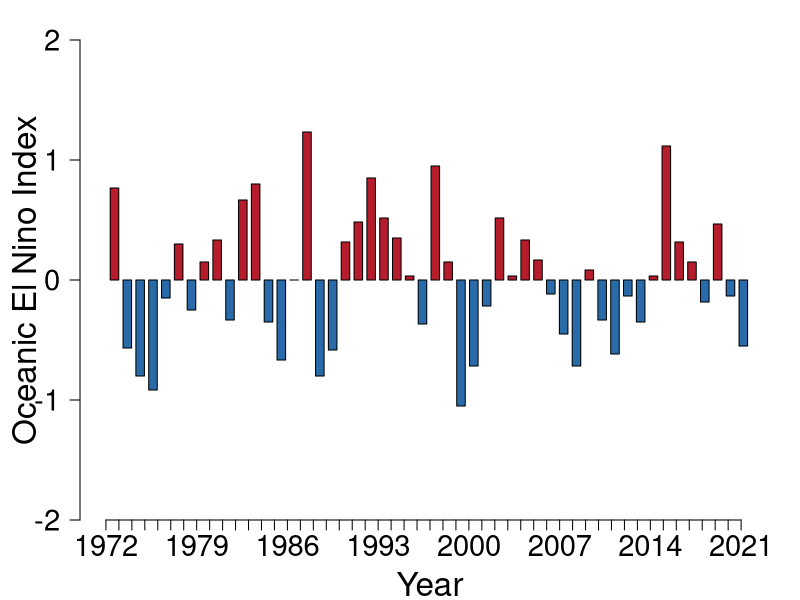

Write R code to recreate this figure. (Note: this script raises an error after producing the figure.)

library(dplyr)

##########################################################
#PLotting indices

ci<-read.csv("./Data/Climate_Indices.csv", header = TRUE, sep = ",")


#Assign colour to temperature anomaly direction
for (i in 1:length(ci$ENSO_G)) {
  if (ci$ENSO_G[i] > 0) {
    ci$ENG.col[i]<-"#B51D2C"
  } else {
    ci$ENG.col[i]<-"#296BA8"
  }
}

ci <- ci[c(8:57),]


##Plot ENSO through time
par(mar=c(4,4,2,1))
par(mfrow=c(1,1))
barplot(ci$ENSO_G, col=ci$ENG.col, ylim=c(-2,2), cex.axis=1.75, space=0.5, border=TRUE, las=1, width=.66, xlim=c(0,50))
title(ylab=expression(paste("Oceanic El Nino Index")), line=2, cex.lab=2)
axis(1, at=seq(0,49,1), labels = seq(1972,2021,1), srt=40, cex.axis=1.75)
title(xlab ="Year", line=3, cex.lab=2)
lines(movavg(ci$ENSO_G, 4, type="s"),lwd=2,lty=1)

##Plot PDO through time

for (i in 1:length(ci$ENSO_G)) {
  if (ci$PDO_G[i] > 0) {
    ci$PDO.col[i]<-"#B51D2C"
  } else {
    ci$PDO.col[i]<-"#296BA8"
  }
}

par(mar=c(4,4,2,1))
par(mfrow=c(1,1))
barplot(ci$PDO_G, col=ci$PDO.col, ylim=c(-3,3), cex.axis=1.75, space=0.5, border=TRUE, las=1, width=.66, xlim=c(0,50))
title(ylab=expression(paste("Pacific Decadal Oscillation Index")), line=2, cex.lab=2)
axis(1, at=seq(0,49,1), labels = seq(1972,2021,1), srt=40, cex.axis=1.75)
title(xlab ="Year", line=3, cex.lab=2)
lines(movavg(ci$PDO_G, 4, type="s"),lwd=2,lty=1)

##Plot NPGO through time
for (i in 1:length(ci$ENSO_G)) {
  if (ci$NPGO_G[i] > 0) {
    ci$NPGO.col[i]<-"#B51D2C"
  } else {
    ci$NPGO.col[i]<-"#296BA8"
  }
}

par(mar=c(4,4,2,1))
par(mfrow=c(1,1))
barplot(ci$NPGO_G, col=ci$NPGO.col, ylim=c(-3,3), cex.axis=1.75, space=0.5, border=TRUE, las=1, width=.66, xlim=c(0,50))
title(ylab=expression(paste("North Pacific Gyre Oscillation Index")), line=2, cex.lab=2)
axis(1, at=seq(0,49,1), labels = seq(1972,2021,1), srt=40, cex.axis=1.75)
title(xlab ="Year", line=3, cex.lab=2)
lines(movavg(ci$NPGO_G, 4, type="s"),lwd=2,lty=1)


